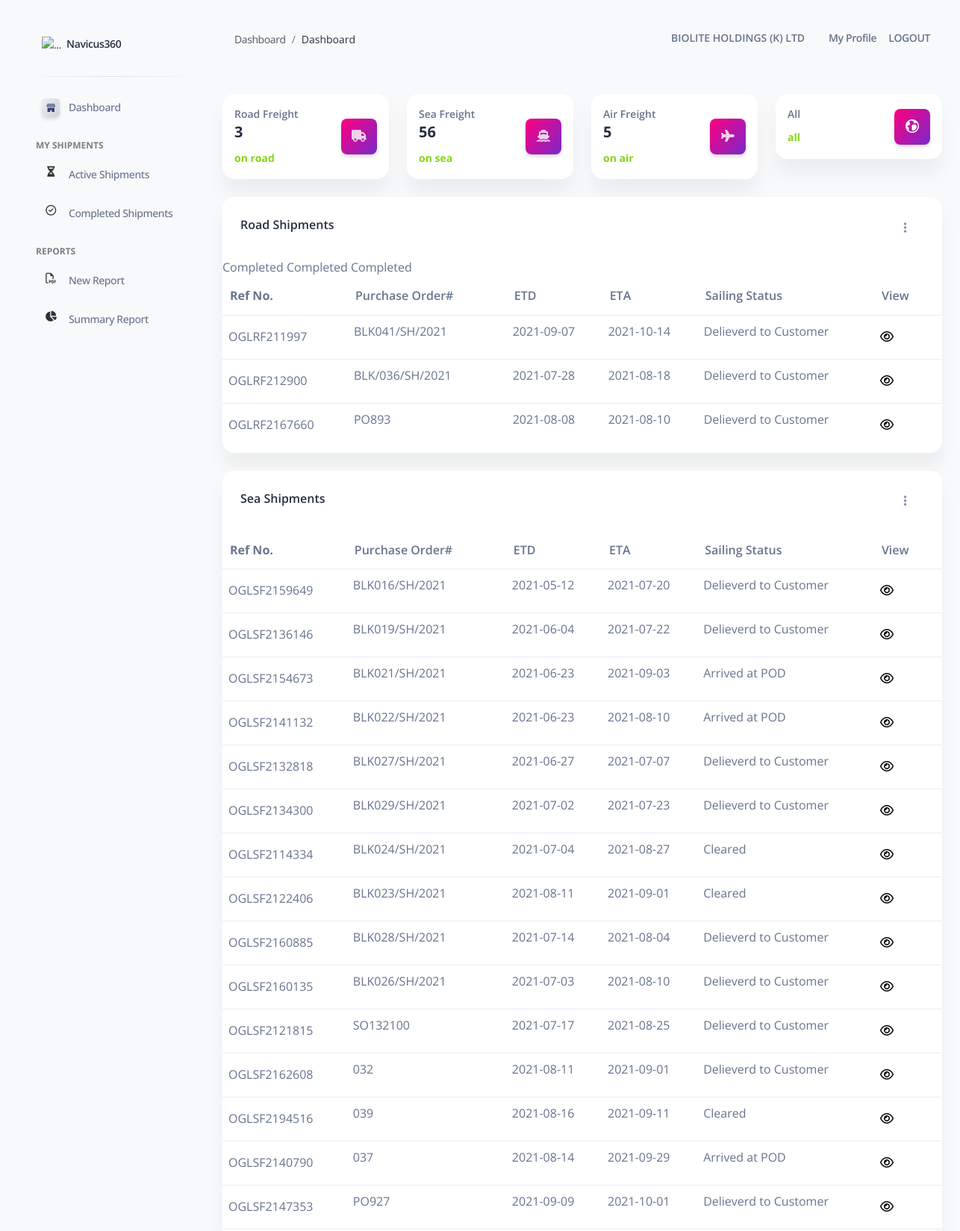
Screenshot of /client/index_complete/ (signed in, upper part) with the database file from the repository.
### accounts/models.py (models this page shows)
class Account(AbstractBaseUser, PermissionsMixin):
	email = models.EmailField(_('Email address'), unique=True)
	firstname = models.CharField(max_length=200)
	lastname = models.CharField(max_length=200)
	company = models.CharField(max_length=1000)
	address = models.CharField(max_length=200,blank=True)
	start_date = models.DateField(default=timezone.now)
	is_staff = models.BooleanField(default=False)
	is_active = models.BooleanField(default=False)
	objects = CustomAccountManager()
	USERNAME_FIELD = 'email'
	REQUIRED_FIELDS = ['firstname', 'lastname',]
	def __str__(self):
		return self.email

### shipments/models.py (models this page shows, shortened)
class RoadFreightShip(models.Model):
    staff = models.ForeignKey(Account,
                            on_delete=models.CASCADE,
                            related_name='staff_user_road')
    owner = models.CharField(max_length = 1000)
    refno = models.CharField(max_length = 1000)
    son = models.CharField(max_length = 1000)
    consignee = models.CharField(max_length = 1000)
    customerref = models.CharField(max_length=1000, default='000')
    shippingline = models.CharField(max_length=1000, default='000')
    billofnumber = models.CharField(max_length=1000)
    incoterms = models.CharField(max_length=1000)
    cargo_description = models.CharField(max_length=2000)
    placeofloading = models.CharField(max_length=2000)
    placeofdelivery= models.CharField(max_length=2000)
    cargoload = models.CharField(max_length=2000)
    current_etd = models.CharField(max_length=100, null=True, blank=True)
    current_eta = models.CharField(max_length=100, null=True, blank=True)
    current_sailingstatus = models.CharField(max_length=100, null=True, blank=True)
    shippingstatus = models.CharField(max_length=100, null=True, blank=True,default='in-progress')

class SeaFreightShip(models.Model):
    staff = models.ForeignKey(Account,
                            on_delete=models.CASCADE,
                            related_name='staff_user_sea')
    owner = models.CharField(max_length = 1000)
    refno = models.CharField(max_length = 1000)
    son = models.CharField(max_length = 1000)
    consignee = models.CharField(max_length = 1000)
    billofnumber = models.CharField(max_length=1000)
    customerref = models.CharField(max_length=1000, default='000')
    shippingline = models.CharField(max_length=1000, default='000')
    incoterms = models.CharField(max_length=1000)
    cargo_description = models.CharField(max_length=2000)
    placeofloading = models.CharField(max_length=2000)
    placeofdelivery= models.CharField(max_length=2000)
    containersize = models.CharField(blank=True,max_length=2000)
    unitsize = models.IntegerField()
    unittype = models.CharField(max_length=100)
    current_etd = models.CharField(max_length=100, null=True, blank=True)
    current_eta = models.CharField(max_length=100, null=True, blank=True)
    current_sailingstatus = models.CharField(max_length=100, null=True, blank=True)
    shippingstatus = models.CharField(max_length=100, null=True, blank=True, default='in-progress')

### client/views.py (the view)
# urls.py: path('index_complete/',homecomplete, name='indexcomplete'),
def homecomplete(request):
	usergroup = request.user.groups.values_list('name', flat=True).first()
	print(usergroup)
	if usergroup == "Ogl Clients":
		currentuser = request.user
		road_list = RoadFreightShip.objects.filter(owner=currentuser)
		sea_list = SeaFreightShip.objects.filter(owner=currentuser)
		air_list = AirFreightShip.objects.filter(owner=currentuser)
		number_road = len(road_list)
		number_sea = len(sea_list)
		number_air = len(air_list)
		return render(request,"index_complete.html",{"context":road_list,"context2":sea_list,"context3":air_list,"rno":number_road,"sno":number_sea,"airno":number_air})

### client/templates/index_complete.html (shortened to what this page needs)
{% extends "base_client.html" %}
{% load static %}
{% load crispy_forms_tags %}
{% block content %}
<div class="container-fluid py-4">
  <div class="row mt-4">
    <div class="col-xl-3 col-sm-6 mb-xl-0 mb-4">
      <div class="card">
        <div class="card-body p-3">
          <div class="row">
            <div class="col-7">
              <div class="numbers">
                <p class="text-sm mb-0 text-capitalize font-weight-bold">Road Freight</p>
                <h5 class="font-weight-bolder">{{rno}}</h5>
                <span class="text-success text-sm font-weight-bolder">on road</span>
              </div>
            </div>
            <div class="col-5 text-end my-auto">
              <div class="icon icon-shape bg-gradient-primary shadow text-center border-radius-md">
                <i class="fa fa-truck"></i>
              </div>
            </div>
          </div>
        </div>
      </div>
    </div>
    <div class="col-xl-3 col-sm-6 mb-xl-0 mb-4">
      <div class="card">
        <div class="card-body p-3">
          <div class="row">
            <div class="col-7">
              <div class="numbers">
                <p class="text-sm mb-0 text-capitalize font-weight-bold">Sea Freight</p>
                <h5 class="font-weight-bolder">{{sno}}</h5>
                <span class="text-success text-sm font-weight-bolder">on sea</span>
              </div>
            </div>
            <div class="col-5 text-end my-auto">
              <div class="icon icon-shape bg-gradient-primary shadow text-center border-radius-md">
                <i class="fa fa-ship"></i>
              </div>
            </div>
          </div>
        </div>
      </div>
    </div>
    <div class="col-xl-3 col-sm-6 mb-xl-0 mb-4">
      <div class="card">
        <div class="card-body p-3">
          <div class="row">
            <div class="col-7">
              <div class="numbers">
                <p class="text-sm mb-0 text-capitalize font-weight-bold">Air Freight</p>
                <h5 class="font-weight-bolder">{{airno}}</h5>
                <span class="text-success text-sm font-weight-bolder">on air</span>
              </div>
            </div>
            <div class="col-5 text-end my-auto">
              <div class="icon icon-shape bg-gradient-primary shadow text-center border-radius-md">
                <i class="fa fa-plane"></i>
              </div>
            </div>
          </div>
        </div>
      </div>
    </div>
    <div class="col-xl-3 col-sm-6">
      <div class="card">
        <div class="card-body p-3">
          <div class="row">
            <div class="col-7">
              <div class="numbers">
                <p class="text-sm mb-0 text-capitalize font-weight-bold">All</p>
                <span class="text-success text-sm font-weight-bolder">all</span>
              </div>
            </div>
            <div class="col-5 text-end my-auto">
              <div class="icon icon-shape bg-gradient-primary shadow text-center border-radius-md">
                <i class="ni ni-world text-lg opacity-10" aria-hidden="true" aria-hidden="true"></i>
              </div>
            </div>
          </div>
        </div>
      </div>
    </div>
  </div>
  <div class="row my-4">
    <div class="col-sm-12">
      <div class="card">
        <div class="card-header pb-0">
          <div class="row">
            <div class="col-lg-6 col-7">
              <h6>Road Shipments</h6>
            </div>
            <div class="col-lg-6 col-5 my-auto text-end">
              <div class="dropdown float-lg-end pe-4">
                <a class="cursor-pointer" id="dropdownTable" data-bs-toggle="dropdown" aria-expanded="false">
                  <i class="fa fa-ellipsis-v text-secondary"></i>
                </a>
              </div>
            </div>
          </div>
        </div>
        <div class="card-body px-0 pb-2">
          <div class="row">
            <div class="col-sm-12 col-lg-12">
          <div class="table-responsive">
            <table class="table align-items-center mb-0">
              <thead>
                <tr>
                    <th><b>Ref No.</th>
                    <th>Purchase Order#</th>
                    <th>ETD</th>
                    <th>ETA</th>
                    <th>Sailing Status</th>
                    <th>View</b></th>
                </tr>
            </thead>
            <tbody>
              {% for item in context %}
              {% if item.shippingstatus == 'Completed' %}
              <tr>
                <td>
                {{ item.refno }}
                </td>
                <td>
                {{item.son|wordwrap:25|linebreaks}}
                </td>
                  <td>
                {{item.current_etd|wordwrap:25|linebreaks}}
               </td>
              <td>
                {{item.current_eta|wordwrap:25|linebreaks}}
              </td>
                <td>
                  {{item.current_sailingstatus|wordwrap:25|linebreaks}}
                </td>
                <td><a href="/view/{{item.id}}/{{item.refno}}/"><i class="fa fa-eye"></i></a></td>
              </tr>
              {% endif %}
              {% endfor %}
            </tbody>
            </table>
          </div>
          </div>
          </div>
        </div>
      </div>
    </div>
  </div>
  <div class="row my-4">
    <div class="col-sm-12">
      <div class="card">
        <div class="card-header pb-0">
          <div class="row">
            <div class="col-lg-6 col-7">
              <h6>Sea Shipments</h6>
            </div>
            <div class="col-lg-6 col-5 my-auto text-end">
              <div class="dropdown float-lg-end pe-4">
                <a class="cursor-pointer" id="dropdownTable" data-bs-toggle="dropdown" aria-expanded="false">
                  <i class="fa fa-ellipsis-v text-secondary"></i>
                </a>
              </div>
            </div>
          </div>
        </div>
        <div class="card-body px-0 pb-2">
          <div class="row">
            <div class="col-sm-12 col-lg-12">
          <div class="table-responsive">
            <table class="table align-items-center mb-0">
              <thead>
                <tr>
                    <th><b>Ref No.</th>
                    <th>Purchase Order#</th>
                    <th>ETD</th>
                    <th>ETA</th>
                    <th>Sailing status</th>
                    <th>View</b></th>
                </tr>
            </thead>
            <tbody>
              {% for item in context2 %}
              {% if item.shippingstatus == 'Completed' %}
              <tr>
                <td>
                {{ item.refno }}
                </td>
                <td>
                {{item.son|wordwrap:25|linebreaks}}
                </td>
                <td>
                  {{item.current_etd|wordwrap:25|linebreaks}}
                </td>
                <td>
                  {{item.current_eta|wordwrap:25|linebreaks}}
                </td>
                <td>
                  {{item.current_sailingstatus|wordwrap:25|linebreaks}}
                </td>
                <td><a href="/client/view2/{{item.id}}/{{item.refno}}/"><i class="fa fa-eye"></i></a></td>
              </tr>
              {% endif %}
              {% endfor %}
            </tbody>
            </table>
          </div>
          </div>
          </div>
        </div>
      </div>
    </div>
  </div>
</div>
{% endblock content %}

### templates/includes/navigation.html (shortened to what this page needs)
  <nav class="navbar navbar-main navbar-expand-lg px-0 mx-4 shadow-none border-radius-xl" id="navbarBlur" navbar-scroll="true">
    <div class="container-fluid px-3">
        <nav aria-label="breadcrumb">
          <ol class="breadcrumb bg-transparent mb-0 pb-1 px-0 me-sm-6 me-12">
            <li class="breadcrumb-item"><a class="opacity-8 text-dark" href="javascript:;">Dashboard</a></li>
            <li class="breadcrumb-item text-dark active" aria-current="page">
              Dashboard
            </li>
          </ol>
        </nav>
        <div class="ms-md-auto ps-md-3 d-flex align-items-center">
          <div class="border-radius-lg d-flex">
            <span class="nav-link text-body font-weight-bold"> {{request.user.firstname}}</span>
          </div>
          <div class="border-radius-lg d-flex">
            <a class="nav-link text-body font-weight-bold" href="/profile/">My Profile</a>
          </div>
          <li class="nav-item d-flex align-items-center">
            <a href="{% url 'logout' %}"
               class="nav-link text-body text-uppercase font-weight-bold px-0">
              Logout
            </a>
          </li>
        </div>
    </div>
  </nav>

### static/css/nucleo-svg.css (style rules this page uses)
.icon { display: inline-block; color: #111111; height: 1em; width: 1em; }
.icon { fill: currentColor; stroke: none; }

### client/templates/index_complete.html (style rules this page uses)
.table th { padding-left: 10px !important; }

### templates/includes/sidebar_client.html (style rules this page uses)
.table th { padding-left: 10px !important; }

### rows the page displays
Account: user.firstname "BIOLITE HOLDINGS (K) LTD"
RoadFreightShip: refno "OGLRF211997", son "BLK041/SH/2021", current_etd "2021-09-07", current_eta "2021-10-14", current_sailingstatus "Delieverd to Customer"
RoadFreightShip: refno "OGLRF212900", son "BLK/036/SH/2021", current_etd "2021-07-28", current_eta "2021-08-18", current_sailingstatus "Delieverd to Customer"
RoadFreightShip: refno "OGLRF2167660", son "PO893", current_etd "2021-08-08", current_eta "2021-08-10", current_sailingstatus "Delieverd to Customer"
SeaFreightShip: refno "OGLSF2159649", son "BLK016/SH/2021", current_etd "2021-05-12", current_eta "2021-07-20", current_sailingstatus "Delieverd to Customer"
SeaFreightShip: refno "OGLSF2136146", son "BLK019/SH/2021", current_etd "2021-06-04", current_eta "2021-07-22", current_sailingstatus "Delieverd to Customer"
SeaFreightShip: refno "OGLSF2154673", son "BLK021/SH/2021", current_etd "2021-06-23", current_eta "2021-09-03", current_sailingstatus "Arrived at POD"
SeaFreightShip: refno "OGLSF2141132", son "BLK022/SH/2021", current_etd "2021-06-23", current_eta "2021-08-10", current_sailingstatus "Arrived at POD"
SeaFreightShip: refno "OGLSF2132818", son "BLK027/SH/2021", current_etd "2021-06-27", current_eta "2021-07-07", current_sailingstatus "Delieverd to Customer"
SeaFreightShip: refno "OGLSF2134300", son "BLK029/SH/2021", current_etd "2021-07-02", current_eta "2021-07-23", current_sailingstatus "Delieverd to Customer"
SeaFreightShip: refno "OGLSF2114334", son "BLK024/SH/2021", current_etd "2021-07-04", current_eta "2021-08-27", current_sailingstatus "Cleared"
SeaFreightShip: refno "OGLSF2122406", son "BLK023/SH/2021", current_etd "2021-08-11", current_eta "2021-09-01", current_sailingstatus "Cleared"
SeaFreightShip: refno "OGLSF2160885", son "BLK028/SH/2021", current_etd "2021-07-14", current_eta "2021-08-04", current_sailingstatus "Delieverd to Customer"
SeaFreightShip: refno "OGLSF2160135", son "BLK026/SH/2021", current_etd "2021-07-03", current_eta "2021-08-10", current_sailingstatus "Delieverd to Customer"
SeaFreightShip: refno "OGLSF2121815", son "SO132100", current_etd "2021-07-17", current_eta "2021-08-25", current_sailingstatus "Delieverd to Customer"
SeaFreightShip: refno "OGLSF2162608", son "032", current_etd "2021-08-11", current_eta "2021-09-01", current_sailingstatus "Delieverd to Customer"
SeaFreightShip: refno "OGLSF2194516", son "039", current_etd "2021-08-16", current_eta "2021-09-11", current_sailingstatus "Cleared"
SeaFreightShip: refno "OGLSF2140790", son "037", current_etd "2021-08-14", current_eta "2021-09-29", current_sailingstatus "Arrived at POD"
SeaFreightShip: refno "OGLSF2147353", son "PO927", current_etd "2021-09-09", current_eta "2021-10-01", current_sailingstatus "Delieverd to Customer"

### other values shown
{{ rno }} "3"
{{ sno }} "56"
{{ airno }} "5"
